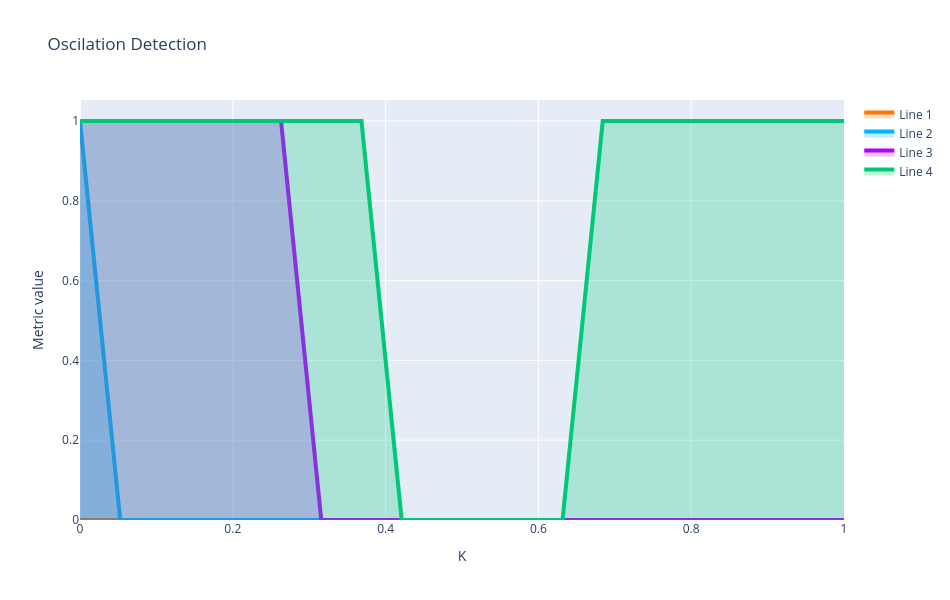
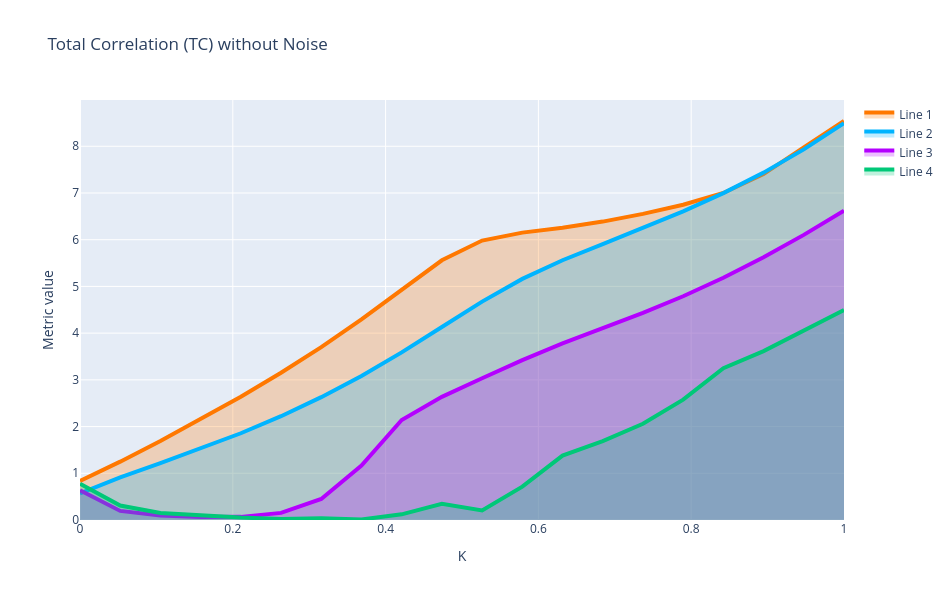
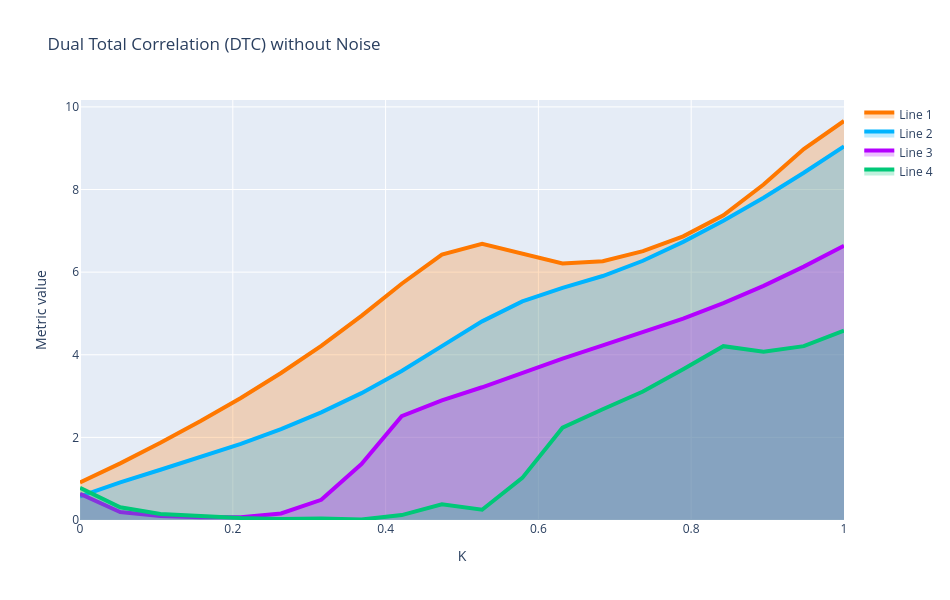
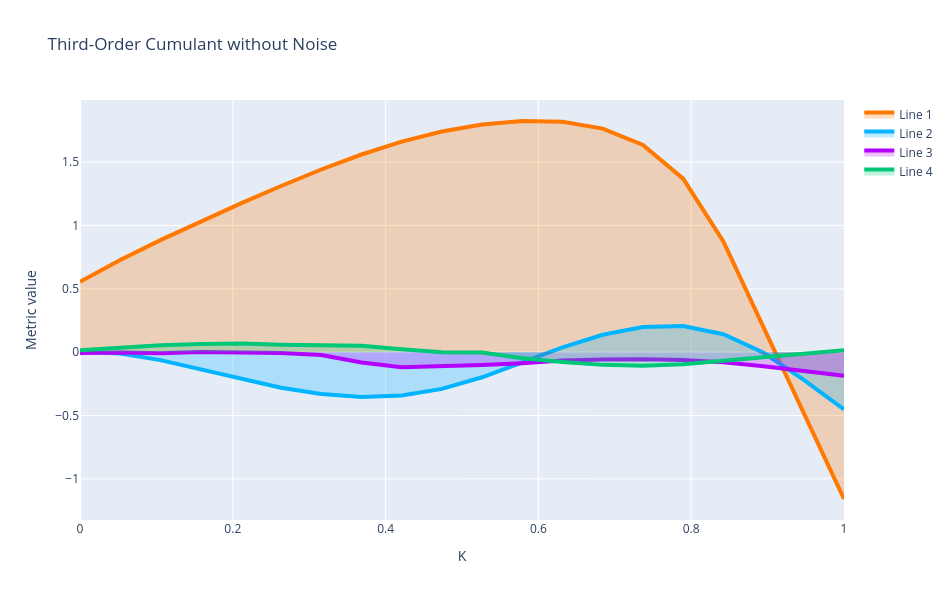

The code cell stored with these charts, in order, in its notebook:
### Markdown cell above
---
## **4. Oscillation Detection in $(P \times K$) Space**
We perform a parameter sweep to detect oscillations in the $(P \times K$) space.

### Code cell
P_values = [3,4,5,6]
K3_values = np.linspace(0.0, 1.0, 20)

# Matrix to store oscillation detection
oscillation_map = np.zeros((len(P_values), len(K_values)), dtype=int)

# Matrices to store metrics with noise
TC_map = np.zeros((len(P_values), len(K_values)))
DTC_map = np.zeros((len(P_values), len(K_values)))
Cumulant_map = np.zeros((len(P_values), len(K_values)))
PowerCorr_map = np.zeros((len(P_values), len(K_values)))
Entropy_map = np.zeros((len(P_values), len(K_values)))  # Nueva métrica
Entropy_map_skew = np.zeros((len(P_values), len(K3_values)))  # Nueva métrica
Entropy_map_kurt = np.zeros((len(P_values), len(K3_values)))  # Nueva métrica

#initial state random fixed
seed = 42
rng = np.random.default_rng(seed)
state0 = 0.1 * rng.standard_normal(2 * N_nodes)
T=20


for i, P_val in tqdm(enumerate(P_values)):
    for j, K_val in enumerate(K_values):
        # Simulation using the existing function
        P_vec = np.array([P_val, P_val, P_val])
        t, states = simulate_wc_additive(state0, P_vec, K_val, M, T, dt)

        #deleting the firts 20% of the signal
        start_idx = int(0.2 * len(t))

        E_node = states[start_idx:, :N_nodes]
        I_node = states[start_idx:, N_nodes:]

        # Oscillation detection using the existing function
        is_lc1, _, _, _ = detect_limit_cycle_poincare(E_node[:, 0], I_node[:, 0], dt, threshold_ratio=0.05, period_cv_threshold=0.05)
        is_lc2, _, _, _ = detect_limit_cycle_poincare(E_node[:, 0], I_node[:, 0], dt, threshold_ratio=0.05, period_cv_threshold=0.05)
        is_lc3, _, _, _ = detect_limit_cycle_poincare(E_node[:, 0], I_node[:, 0], dt, threshold_ratio=0.05, period_cv_threshold=0.05)
        oscillation_map[i, j] = int((is_lc1==True) and (is_lc2==True) and (is_lc3==True))


        # Remove transient
        E = states[start_idx:, :N_nodes]

        # Data matrix for higher-order metrics
        X = E.copy()

        # Covariance matrix
        Sigma = np.cov(X.T)

        # Higher-order metrics using the existing functions
        TC_map[i, j] = TC_gauss(Sigma)
        DTC_map[i, j] = DTC_gauss(Sigma)
        Entropy_map[i, j] = entropy_gauss(Sigma)  # Cálculo de la entropía
        skew, kurt = dev_gauss(X)  # Cálculo de la entropía
        Entropy_map_skew[i, j] = skew
        Entropy_map_kurt[i, j] = kurt
        if X.shape[1] == 3:
            Cumulant_map[i, j] = cumulants(X)
            PowerCorr_map[i, j] = powercorr(X)

    if (i + 1) % 5 == 0:
        print(f"Progress: {i+1}/{len(P_values)}")

# Visualization using the existing function
#plot_oscillation_map(oscillation_map, P_values, K_values, title="Oscillation Detection (P-K)")


#cleaing the matrix
TC_clean = clean_rowwise_signed(TC_map, n_std=2)
DTC_clean = clean_rowwise_signed(DTC_map, n_std=2)
Cumulant_clean = clean_rowwise_signed(Cumulant_map,n_std=2)
PowerCorr_clean = clean_rowwise_signed(PowerCorr_map,n_std=2)
Skew_clean = clean_rowwise_signed(Entropy_map_skew,n_std=2)
Kurt_clean = clean_rowwise_signed(Entropy_map_kurt,n_std=2)

# visualization the matrix cleaned
# plot_metrics_contour(, P_values, K3_values, title="Oscilation detection")
plot_lines_with_area(oscillation_map, x_values=K3_values, title="Oscilation Detection")

plot_lines_with_area(TC_clean, x_values=K3_values, title="Total Correlation (TC) without Noise")
plot_lines_with_area(DTC_clean, x_values=K3_values, title="Dual Total Correlation (DTC) without Noise")
plot_lines_with_area(Cumulant_clean, x_values=K3_values, title="Third-Order Cumulant without Noise")
plot_lines_with_area(PowerCorr_clean, x_values=K3_values, title="Triple Power Correlation without Noise")
plot_lines_with_area(Skew_clean, x_values=K3_values, title="Skew with Noise")
plot_lines_with_area(Kurt_clean, x_values=K3_values, title="Kurt with Noise")

### Figure 1 — Plotly figure (JSON) as saved in the notebook; plotly's stock layout.template omitted (floating-point values rounded to 4 significant figures)
{"data": [{"fill": "tozeroy", "fillcolor": "rgba(255,120,0,0.25)", "line": {"color": "rgb(255,120,0)", "width": 4}, "mode": "lines", "name": "Line 1", "type": "scatter", "x": [0.0, 0.05263, 0.1053, 0.1579, 0.2105, 0.2632, 0.3158, 0.3684, 0.4211, 0.4737, 0.5263, 0.5789, 0.6316, 0.6842, 0.7368, 0.7895, 0.8421, 0.8947, 0.9474, 1.0], "y": [0, 0, 0, 0, 0, 0, 0, 0, 0, 0, 0, 0, 0, 0, 0, 0, 0, 0, 0, 0]}, {"fill": "tozeroy", "fillcolor": "rgba(0,180,255,0.25)", "line": {"color": "rgb(0,180,255)", "width": 4}, "mode": "lines", "name": "Line 2", "type": "scatter", "x": [0.0, 0.05263, 0.1053, 0.1579, 0.2105, 0.2632, 0.3158, 0.3684, 0.4211, 0.4737, 0.5263, 0.5789, 0.6316, 0.6842, 0.7368, 0.7895, 0.8421, 0.8947, 0.9474, 1.0], "y": [1, 0, 0, 0, 0, 0, 0, 0, 0, 0, 0, 0, 0, 0, 0, 0, 0, 0, 0, 0]}, {"fill": "tozeroy", "fillcolor": "rgba(180,0,255,0.25)", "line": {"color": "rgb(180,0,255)", "width": 4}, "mode": "lines", "name": "Line 3", "type": "scatter", "x": [0.0, 0.05263, 0.1053, 0.1579, 0.2105, 0.2632, 0.3158, 0.3684, 0.4211, 0.4737, 0.5263, 0.5789, 0.6316, 0.6842, 0.7368, 0.7895, 0.8421, 0.8947, 0.9474, 1.0], "y": [1, 1, 1, 1, 1, 1, 0, 0, 0, 0, 0, 0, 0, 0, 0, 0, 0, 0, 0, 0]}, {"fill": "tozeroy", "fillcolor": "rgba(0,200,120,0.25)", "line": {"color": "rgb(0,200,120)", "width": 4}, "mode": "lines", "name": "Line 4", "type": "scatter", "x": [0.0, 0.05263, 0.1053, 0.1579, 0.2105, 0.2632, 0.3158, 0.3684, 0.4211, 0.4737, 0.5263, 0.5789, 0.6316, 0.6842, 0.7368, 0.7895, 0.8421, 0.8947, 0.9474, 1.0], "y": [1, 1, 1, 1, 1, 1, 1, 1, 0, 0, 0, 0, 0, 1, 1, 1, 1, 1, 1, 1]}], "layout": {"height": 600, "title": {"text": "Oscilation Detection"}, "width": 950, "xaxis": {"title": {"text": "K"}}, "yaxis": {"title": {"text": "Metric value"}}}}

### Figure 2 — Plotly figure (JSON) as saved in the notebook; plotly's stock layout.template omitted (floating-point values rounded to 4 significant figures)
{"data": [{"fill": "tozeroy", "fillcolor": "rgba(255,120,0,0.25)", "line": {"color": "rgb(255,120,0)", "width": 4}, "mode": "lines", "name": "Line 1", "type": "scatter", "x": [0.0, 0.05263, 0.1053, 0.1579, 0.2105, 0.2632, 0.3158, 0.3684, 0.4211, 0.4737, 0.5263, 0.5789, 0.6316, 0.6842, 0.7368, 0.7895, 0.8421, 0.8947, 0.9474, 1.0], "y": [0.8341, 1.249, 1.691, 2.154, 2.639, 3.152, 3.701, 4.297, 4.936, 5.559, 5.982, 6.152, 6.256, 6.388, 6.553, 6.749, 7.001, 7.404, 7.976, 8.541]}, {"fill": "tozeroy", "fillcolor": "rgba(0,180,255,0.25)", "line": {"color": "rgb(0,180,255)", "width": 4}, "mode": "lines", "name": "Line 2", "type": "scatter", "x": [0.0, 0.05263, 0.1053, 0.1579, 0.2105, 0.2632, 0.3158, 0.3684, 0.4211, 0.4737, 0.5263, 0.5789, 0.6316, 0.6842, 0.7368, 0.7895, 0.8421, 0.8947, 0.9474, 1.0], "y": [0.5696, 0.9099, 1.216, 1.525, 1.857, 2.222, 2.629, 3.084, 3.588, 4.13, 4.674, 5.161, 5.561, 5.907, 6.247, 6.606, 6.998, 7.436, 7.934, 8.494]}, {"fill": "tozeroy", "fillcolor": "rgba(180,0,255,0.25)", "line": {"color": "rgb(180,0,255)", "width": 4}, "mode": "lines", "name": "Line 3", "type": "scatter", "x": [0.0, 0.05263, 0.1053, 0.1579, 0.2105, 0.2632, 0.3158, 0.3684, 0.4211, 0.4737, 0.5263, 0.5789, 0.6316, 0.6842, 0.7368, 0.7895, 0.8421, 0.8947, 0.9474, 1.0], "y": [0.6365, 0.1943, 0.09668, 0.06512, 0.06706, 0.1523, 0.4512, 1.166, 2.14, 2.635, 3.034, 3.422, 3.782, 4.11, 4.435, 4.789, 5.185, 5.624, 6.103, 6.619]}, {"fill": "tozeroy", "fillcolor": "rgba(0,200,120,0.25)", "line": {"color": "rgb(0,200,120)", "width": 4}, "mode": "lines", "name": "Line 4", "type": "scatter", "x": [0.0, 0.05263, 0.1053, 0.1579, 0.2105, 0.2632, 0.3158, 0.3684, 0.4211, 0.4737, 0.5263, 0.5789, 0.6316, 0.6842, 0.7368, 0.7895, 0.8421, 0.8947, 0.9474, 1.0], "y": [0.7784, 0.3087, 0.1481, 0.09502, 0.05133, 0.02271, 0.03679, 0.01184, 0.1211, 0.3474, 0.203, 0.7127, 1.379, 1.69, 2.061, 2.577, 3.249, 3.615, 4.055, 4.494]}], "layout": {"height": 600, "title": {"text": "Total Correlation (TC) without Noise"}, "width": 950, "xaxis": {"title": {"text": "K"}}, "yaxis": {"title": {"text": "Metric value"}}}}

### Figure 3 — Plotly figure (JSON) as saved in the notebook; plotly's stock layout.template omitted (floating-point values rounded to 4 significant figures)
{"data": [{"fill": "tozeroy", "fillcolor": "rgba(255,120,0,0.25)", "line": {"color": "rgb(255,120,0)", "width": 4}, "mode": "lines", "name": "Line 1", "type": "scatter", "x": [0.0, 0.05263, 0.1053, 0.1579, 0.2105, 0.2632, 0.3158, 0.3684, 0.4211, 0.4737, 0.5263, 0.5789, 0.6316, 0.6842, 0.7368, 0.7895, 0.8421, 0.8947, 0.9474, 1.0], "y": [0.9079, 1.372, 1.868, 2.394, 2.954, 3.558, 4.217, 4.941, 5.719, 6.422, 6.684, 6.443, 6.21, 6.262, 6.509, 6.867, 7.377, 8.121, 8.981, 9.658]}, {"fill": "tozeroy", "fillcolor": "rgba(0,180,255,0.25)", "line": {"color": "rgb(0,180,255)", "width": 4}, "mode": "lines", "name": "Line 2", "type": "scatter", "x": [0.0, 0.05263, 0.1053, 0.1579, 0.2105, 0.2632, 0.3158, 0.3684, 0.4211, 0.4737, 0.5263, 0.5789, 0.6316, 0.6842, 0.7368, 0.7895, 0.8421, 0.8947, 0.9474, 1.0], "y": [0.5701, 0.9103, 1.216, 1.52, 1.845, 2.202, 2.606, 3.071, 3.608, 4.209, 4.809, 5.291, 5.617, 5.906, 6.275, 6.733, 7.245, 7.802, 8.407, 9.045]}, {"fill": "tozeroy", "fillcolor": "rgba(180,0,255,0.25)", "line": {"color": "rgb(180,0,255)", "width": 4}, "mode": "lines", "name": "Line 3", "type": "scatter", "x": [0.0, 0.05263, 0.1053, 0.1579, 0.2105, 0.2632, 0.3158, 0.3684, 0.4211, 0.4737, 0.5263, 0.5789, 0.6316, 0.6842, 0.7368, 0.7895, 0.8421, 0.8947, 0.9474, 1.0], "y": [0.6364, 0.1943, 0.09691, 0.06585, 0.06808, 0.1571, 0.4884, 1.354, 2.514, 2.896, 3.213, 3.564, 3.907, 4.226, 4.541, 4.876, 5.249, 5.669, 6.134, 6.636]}, {"fill": "tozeroy", "fillcolor": "rgba(0,200,120,0.25)", "line": {"color": "rgb(0,200,120)", "width": 4}, "mode": "lines", "name": "Line 4", "type": "scatter", "x": [0.0, 0.05263, 0.1053, 0.1579, 0.2105, 0.2632, 0.3158, 0.3684, 0.4211, 0.4737, 0.5263, 0.5789, 0.6316, 0.6842, 0.7368, 0.7895, 0.8421, 0.8947, 0.9474, 1.0], "y": [0.7775, 0.3064, 0.1466, 0.08925, 0.04855, 0.0219, 0.0388, 0.01211, 0.1189, 0.3815, 0.2478, 1.02, 2.234, 2.68, 3.109, 3.651, 4.208, 4.073, 4.209, 4.582]}], "layout": {"height": 600, "title": {"text": "Dual Total Correlation (DTC) without Noise"}, "width": 950, "xaxis": {"title": {"text": "K"}}, "yaxis": {"title": {"text": "Metric value"}}}}

### Figure 4 — Plotly figure (JSON) as saved in the notebook; plotly's stock layout.template omitted (floating-point values rounded to 4 significant figures)
{"data": [{"fill": "tozeroy", "fillcolor": "rgba(255,120,0,0.25)", "line": {"color": "rgb(255,120,0)", "width": 4}, "mode": "lines", "name": "Line 1", "type": "scatter", "x": [0.0, 0.05263, 0.1053, 0.1579, 0.2105, 0.2632, 0.3158, 0.3684, 0.4211, 0.4737, 0.5263, 0.5789, 0.6316, 0.6842, 0.7368, 0.7895, 0.8421, 0.8947, 0.9474, 1.0], "y": [0.5551, 0.7278, 0.8843, 1.032, 1.174, 1.312, 1.442, 1.56, 1.662, 1.742, 1.797, 1.825, 1.818, 1.765, 1.635, 1.37, 0.8741, 0.1965, -0.4812, -1.159]}, {"fill": "tozeroy", "fillcolor": "rgba(0,180,255,0.25)", "line": {"color": "rgb(0,180,255)", "width": 4}, "mode": "lines", "name": "Line 2", "type": "scatter", "x": [0.0, 0.05263, 0.1053, 0.1579, 0.2105, 0.2632, 0.3158, 0.3684, 0.4211, 0.4737, 0.5263, 0.5789, 0.6316, 0.6842, 0.7368, 0.7895, 0.8421, 0.8947, 0.9474, 1.0], "y": [0.004081, -0.01066, -0.06293, -0.1352, -0.2127, -0.2806, -0.3302, -0.3535, -0.342, -0.2894, -0.1982, -0.08215, 0.03728, 0.1376, 0.1993, 0.2056, 0.1412, -0.004365, -0.2193, -0.4515]}, {"fill": "tozeroy", "fillcolor": "rgba(180,0,255,0.25)", "line": {"color": "rgb(180,0,255)", "width": 4}, "mode": "lines", "name": "Line 3", "type": "scatter", "x": [0.0, 0.05263, 0.1053, 0.1579, 0.2105, 0.2632, 0.3158, 0.3684, 0.4211, 0.4737, 0.5263, 0.5789, 0.6316, 0.6842, 0.7368, 0.7895, 0.8421, 0.8947, 0.9474, 1.0], "y": [-0.006193, -0.002045, -0.008317, 0.001231, -0.002323, -0.005994, -0.02228, -0.08159, -0.119, -0.1136, -0.1016, -0.08723, -0.06664, -0.05823, -0.05491, -0.06131, -0.07973, -0.1107, -0.1485, -0.1863]}, {"fill": "tozeroy", "fillcolor": "rgba(0,200,120,0.25)", "line": {"color": "rgb(0,200,120)", "width": 4}, "mode": "lines", "name": "Line 4", "type": "scatter", "x": [0.0, 0.05263, 0.1053, 0.1579, 0.2105, 0.2632, 0.3158, 0.3684, 0.4211, 0.4737, 0.5263, 0.5789, 0.6316, 0.6842, 0.7368, 0.7895, 0.8421, 0.8947, 0.9474, 1.0], "y": [0.01463, 0.0347, 0.05447, 0.06432, 0.06753, 0.05928, 0.05141, 0.05025, 0.02314, 0.0001052, -0.002142, -0.04801, -0.07741, -0.1002, -0.1075, -0.09467, -0.06748, -0.0388, -0.01067, 0.01434]}], "layout": {"height": 600, "title": {"text": "Third-Order Cumulant without Noise"}, "width": 950, "xaxis": {"title": {"text": "K"}}, "yaxis": {"title": {"text": "Metric value"}}}}
